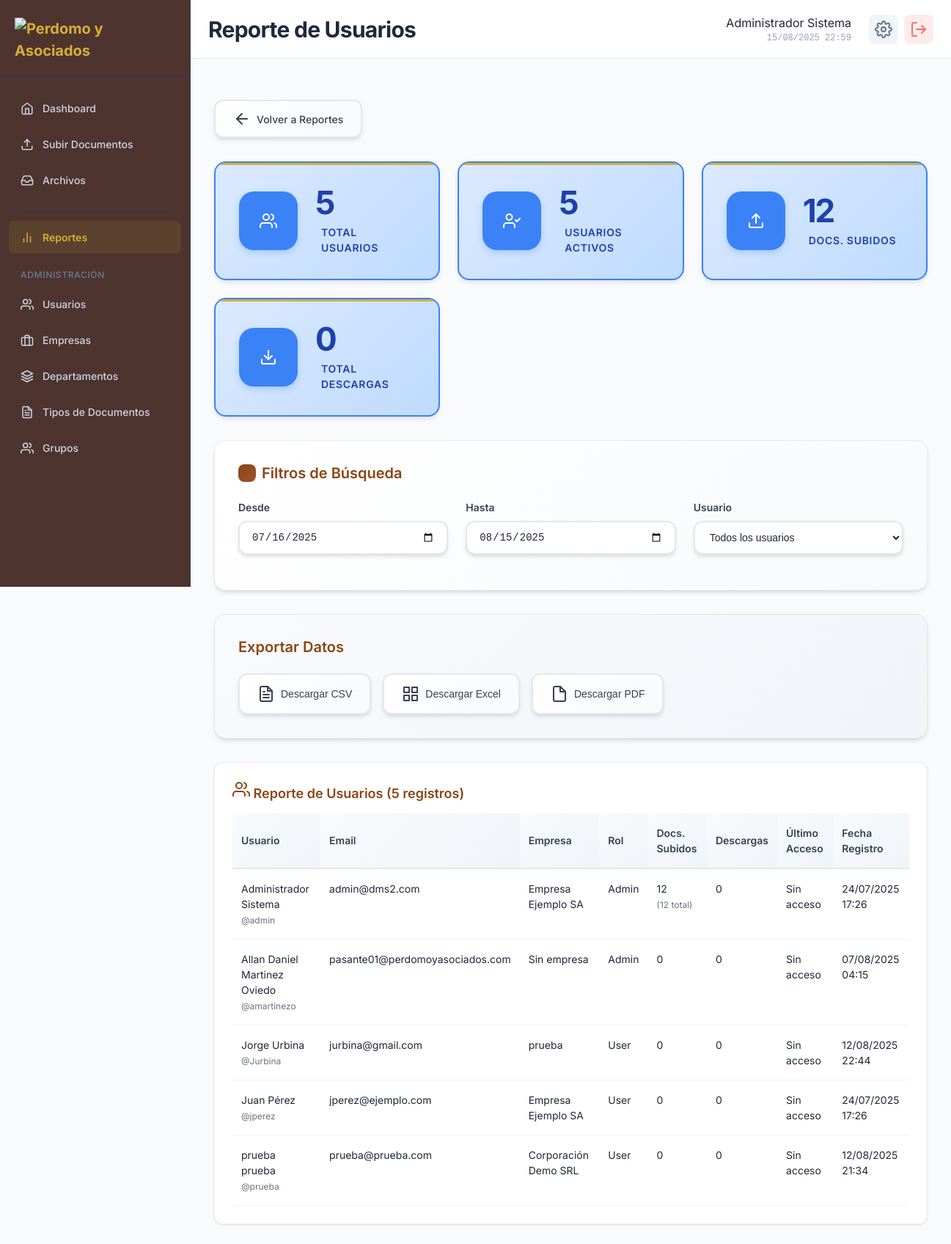
/modules/reports/user_reports.php (signed in), run on the app's committed database.
### tables this page shows
CREATE TABLE `users` (
  `id` int(11) NOT NULL,
  `username` varchar(50) NOT NULL,
  `password` varchar(255) NOT NULL,
  `email` varchar(100) NOT NULL,
  `first_name` varchar(100) NOT NULL,
  `last_name` varchar(100) NOT NULL,
  `company_id` int(11) DEFAULT NULL,
  `department_id` int(11) DEFAULT NULL,
  `group_id` int(11) DEFAULT NULL,
  `role` enum('admin','user','viewer','super_admin') DEFAULT 'user',
  `status` enum('active','inactive') DEFAULT 'active',
  `download_enabled` tinyint(1) DEFAULT 1,
  `last_login` timestamp NULL DEFAULT NULL,
  `created_at` timestamp NOT NULL DEFAULT current_timestamp(),
  `updated_at` timestamp NOT NULL DEFAULT current_timestamp() ON UPDATE current_timestamp()
);

### modules/reports/user_reports.php (the view, shortened to what the rows shown need)
<?php
require_once '../../config/session.php';
require_once '../../config/database.php';
if (!function_exists('getFullName')) {
    function getFullName()
    {
        $currentUser = SessionManager::getCurrentUser();
        if ($currentUser) {
            return trim($currentUser['first_name'] . ' ' . $currentUser['last_name']);
        }
        return 'Usuario';
    }
}
$currentUser = SessionManager::getCurrentUser();
$dateFrom = $_GET['date_from'] ?? date('Y-m-d', strtotime('-30 days'));
$dateTo = $_GET['date_to'] ?? date('Y-m-d');
$selectedUserId = $_GET['user_id'] ?? '';
function getUsers($currentUser)
{
    try {
        if ($currentUser['role'] === 'admin') {
            $query = "SELECT id, username, first_name, last_name
                      FROM users
                      WHERE status = 'active'
                      ORDER BY first_name, last_name";
            return fetchAll($query);
        }
    } catch (Exception $e) {
        error_log("Error obteniendo usuarios: " . $e->getMessage());
        return [];
    }
}
function getUsersData($currentUser, $dateFrom, $dateTo, $selectedUserId)
{
    try {
        $whereClause = "WHERE u.status = 'active'";
        $params = [];
        $query = "SELECT
                    u.id,
                    u.username,
                    u.first_name,
                    u.last_name,
                    u.email,
                    u.role,
                    u.created_at as registration_date,
                    COALESCE(c.name, 'Sin empresa') as company_name
                  FROM users u
                  LEFT JOIN companies c ON u.company_id = c.id
                  $whereClause
                  ORDER BY u.first_name, u.last_name";
        $result = fetchAll($query, $params);
        $usersData = is_array($result) ? $result : [];
        if (!empty($usersData)) {
            foreach ($usersData as $index => $user) {
                try {
                    $docsResult = fetchOne("SELECT COUNT(*) as count FROM documents WHERE user_id = ? AND created_at >= ? AND created_at <= ? AND status = 'active'",
                        [$user['id'], $dateFrom . ' 00:00:00', $dateTo . ' 23:59:59']);
                    $usersData[$index]['documents_uploaded_period'] = $docsResult['count'] ?? 0;
                } catch (Exception $e) {
                    $usersData[$index]['documents_uploaded_period'] = 0;
                }
                try {
                    $totalDocsResult = fetchOne("SELECT COUNT(*) as count FROM documents WHERE user_id = ? AND status = 'active'", [$user['id']]);
                    $usersData[$index]['total_documents'] = $totalDocsResult['count'] ?? 0;
                } catch (Exception $e) {
                    $usersData[$index]['total_documents'] = 0;
                }
                try {
                    $downloadsResult = fetchOne("SELECT COUNT(*) as count FROM activity_logs WHERE user_id = ? AND action IN ('download', 'view_document') AND created_at >= ? AND created_at <= ?",
                        [$user['id'], $dateFrom . ' 00:00:00', $dateTo . ' 23:59:59']);
                    $usersData[$index]['downloads_count'] = $downloadsResult['count'] ?? 0;
                } catch (Exception $e) {
                    $usersData[$index]['downloads_count'] = 0;
                }
                try {
                    $lastAccessResult = fetchOne("SELECT MAX(created_at) as last_access FROM activity_logs WHERE user_id = ? AND action IN ('login', 'view', 'access')", [$user['id']]);
                    if ($lastAccessResult && $lastAccessResult['last_access']) {
                        $usersData[$index]['last_access'] = $lastAccessResult['last_access'];
                    } else {
                        $usersData[$index]['last_access'] = $user['registration_date'];
                    }
                } catch (Exception $e) {
                    $usersData[$index]['last_access'] = $user['registration_date'];
                }
                try {
                    $activitiesResult = fetchOne("SELECT COUNT(*) as count FROM activity_logs WHERE user_id = ? AND created_at >= ? AND created_at <= ?",
                        [$user['id'], $dateFrom . ' 00:00:00', $dateTo . ' 23:59:59']);
                    $usersData[$index]['total_activities'] = $activitiesResult['count'] ?? 0;
                } catch (Exception $e) {
                    $usersData[$index]['total_activities'] = 0;
                }
            }
        }
        return $usersData;
    } catch (Exception $e) {
        error_log("Error obteniendo datos detallados: " . $e->getMessage());
        return [];
    }
}
$users = getUsers($currentUser);
$usersData = getUsersData($currentUser, $dateFrom, $dateTo, $selectedUserId);
?>
<!DOCTYPE html>
<html lang="es">
<head>
    <link rel="stylesheet" href="../../assets/css/main.css">
    <link rel="stylesheet" href="../../assets/css/dashboard.css">
    <link rel="stylesheet" href="../../assets/css/reports.css">
    <link rel="stylesheet" href="../../assets/css/modal.css">
</head>
<body class="dashboard-layout">
    <?php include '../../includes/sidebar.php'; ?>
    <main class="main-content">
        <header class="content-header">
            <div class="header-left">
                <h1>Reporte de Usuarios</h1>
            </div>
            <div class="header-right">
                <div class="header-info">
                    <div class="user-name-header"><?php echo htmlspecialchars(getFullName()); ?></div>
                    <div class="current-time" id="currentTime"></div>
                </div>
            </div>
        </header>
        <div class="reports-content">
            <div class="reports-table enhanced-table">
                <?php if (!empty($usersData) && is_array($usersData)): ?>
                    <div class="table-container">
                        <table class="data-table simple-users-table">
                            <thead>
                                <tr>
                                    <th>Usuario</th>
                                    <th>Email</th>
                                    <?php if ($currentUser['role'] === 'admin'): ?>
                                        <th>Empresa</th>
                                    <?php endif; ?>
                                    <th>Rol</th>
                                    <th>Docs. Subidos</th>
                                    <th>Descargas</th>
                                    <th>Último Acceso</th>
                                    <th>Fecha Registro</th>
                                </tr>
                            </thead>
                            <tbody>
                                <?php foreach ($usersData as $user): ?>
                                    <tr>
                                        <td>
                                            <?php echo htmlspecialchars($user['first_name'] . ' ' . $user['last_name']); ?>
                                            <br><small>@<?php echo htmlspecialchars($user['username']); ?></small>
                                        </td>
                                        <td>
                                            <?php echo htmlspecialchars($user['email']); ?>
                                        </td>
                                        <?php if ($currentUser['role'] === 'admin'): ?>
                                            <td>
                                                <?php echo htmlspecialchars($user['company_name'] ?? 'Sin empresa'); ?>
                                            </td>
                                        <?php endif; ?>
                                        <td>
                                            <?php echo ucfirst($user['role']); ?>
                                        </td>
                                        <td>
                                            <?php echo number_format($user['documents_uploaded_period'] ?? 0); ?>
                                            <?php if (isset($user['total_documents']) && $user['total_documents'] > 0): ?>
                                                <br><small>(<?php echo number_format($user['total_documents']); ?> total)</small>
                                            <?php endif; ?>
                                        </td>
                                        <td>
                                            <?php echo number_format($user['downloads_count'] ?? 0); ?>
                                        </td>
                                        <td>
                                            <?php if (isset($user['last_access']) && $user['last_access'] && $user['last_access'] != $user['registration_date']): ?>
                                                <?php echo date('d/m/Y H:i', strtotime($user['last_access'])); ?>
                                            <?php else: ?>
                                                Sin acceso
                                            <?php endif; ?>
                                        </td>
                                        <td>
                                            <?php echo date('d/m/Y H:i', strtotime($user['registration_date'])); ?>
                                        </td>
                                    </tr>
                                <?php endforeach; ?>
                            </tbody>
                        </table>
                    </div>
                <?php endif; ?>
            </div>
        </div>
    </main>
</body>
</html>

### data on the page
users: getFullName() "Administrador Sistema", first_name+last_name "Administrador Sistema", username "admin", email "admin@dms2.com", company_name "Empresa Ejemplo SA", role "Admin", documents_uploaded_period "12", total_documents "12", downloads_count "0", shows "Sin acceso", created_at "24/07/2025 17:26"
users: first_name+last_name "Allan Daniel Martinez Oviedo", username "amartinezo", email "pasante01@perdomoyasociados.com", company_name "Sin empresa", role "Admin", documents_uploaded_period "0", downloads_count "0", shows "Sin acceso", created_at "07/08/2025 04:15"
users: first_name+last_name "Jorge Urbina", username "Jurbina", email "jurbina@gmail.com", company_name "prueba", role "User", documents_uploaded_period "0", downloads_count "0", shows "Sin acceso", created_at "12/08/2025 22:44"
users: first_name+last_name "Juan Pérez", username "jperez", email "jperez@ejemplo.com", company_name "Empresa Ejemplo SA", role "User", documents_uploaded_period "0", downloads_count "0", shows "Sin acceso", created_at "24/07/2025 17:26"
users: first_name+last_name "prueba prueba", username "prueba", email "prueba@prueba.com", company_name "Corporación Demo SRL", role "User", documents_uploaded_period "0", downloads_count "0", shows "Sin acceso", created_at "12/08/2025 21:34"

### other printed values
$totalUsers "5"
$activeUsers "5"
$totalDocs "12"
$totalDownloads "0"
